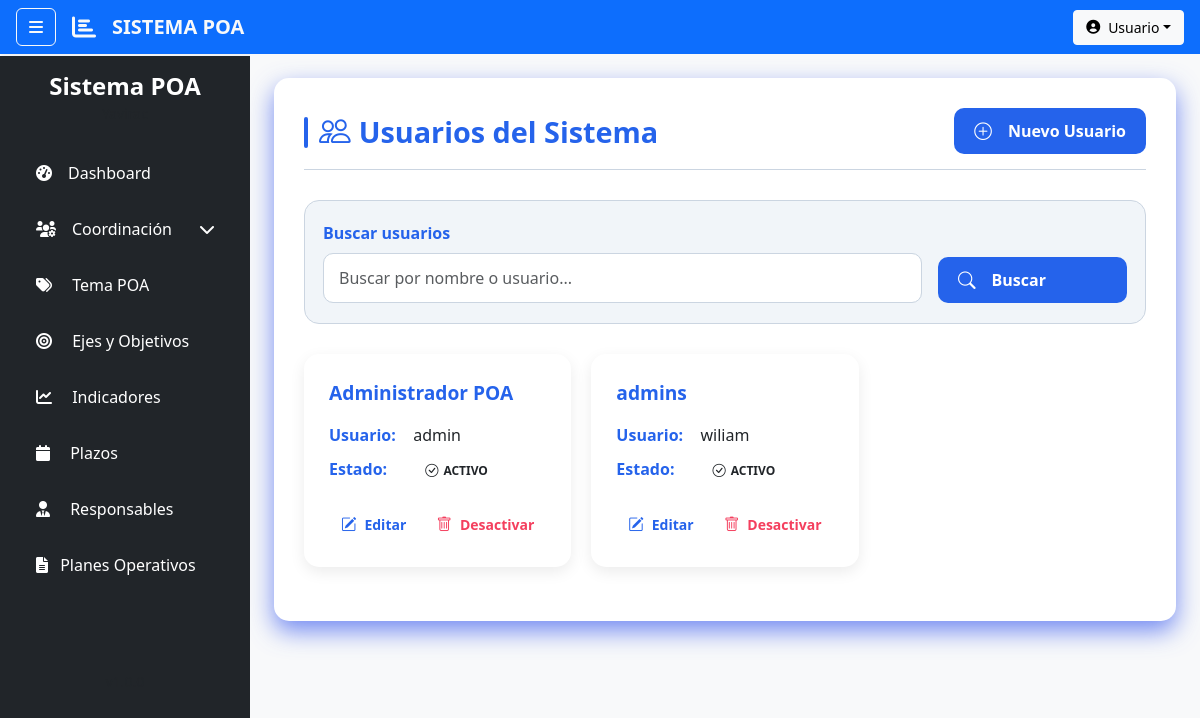
/index.php?action=usuarios (signed in), run on the app's committed database.
### tables this page shows
CREATE TABLE `usuarios` (
  `id_usuario` int(11) NOT NULL,
  `nombres` varchar(100) NOT NULL,
  `usuario` varchar(50) NOT NULL,
  `password` varchar(255) NOT NULL,
  `estado` enum('ACTIVO','INACTIVO') DEFAULT 'ACTIVO',
  `fecha_creacion` timestamp NOT NULL DEFAULT current_timestamp()
);

### controllers/UsuarioController.php (called while the page is built, shortened)
<?php
require_once __DIR__ . '/../models/Usuario.php';
class UsuarioController {
    public function index() {
        $search = $_GET['search'] ?? '';
        $usuarios = Usuario::getAll($search);
        require_once 'views/layout/header.php';
        require_once 'views/usuarios/index.php';
        require_once 'views/layout/footer.php';
    }
}

### models/Usuario.php (called while the page is built, shortened)
<?php
class Usuario {
    public static function getAll($search = '') {
        $db = Database::connect();
        $sql = "SELECT id_usuario, nombres, usuario, estado FROM usuarios";
        $params = [];
        $sql .= " ORDER BY id_usuario ASC";
        $stmt = $db->prepare($sql);
        $stmt->execute($params);
        return $stmt->fetchAll(PDO::FETCH_ASSOC);
    }
}

### views/usuarios/index.php (the view, shortened to what this page needs)
<!DOCTYPE html>
<html lang="es">
<head>
    <link href="https://cdn.jsdelivr.net/npm/bootstrap@5.3.0-alpha1/dist/css/bootstrap.min.css" rel="stylesheet">
    <link rel="stylesheet" href="https://cdn.jsdelivr.net/npm/bootstrap-icons@1.10.3/font/bootstrap-icons.css">
    <link rel="stylesheet" href="public/css/usuarios.css">
</head>
<body>
    <div class="container-fluid">
        <div class="page-header">
            <h2><i class="bi bi-people me-2"></i>Usuarios del Sistema</h2>
            <button class="btn btn-primary btn-modern" data-bs-toggle="modal" data-bs-target="#modalCrear">
                <i class="bi bi-plus-circle me-2"></i>Nuevo Usuario
            </button>
        </div>
        <div class="search-container">
            <form method="GET" action="index.php" class="row g-3">
                <div class="col-md-9">
                    <label class="form-label">Buscar usuarios</label>
                    <input type="text"
                           name="search"
                           class="form-control"
                           placeholder="Buscar por nombre o usuario..."
                           value="<?= htmlspecialchars($_GET['search'] ?? '') ?>">
                </div>
                <div class="col-md-3 d-flex align-items-end">
                    <button class="btn btn-primary btn-modern w-100">
                        <i class="bi bi-search me-2"></i> Buscar
                    </button>
                </div>
            </form>
        </div>
        <div class="row">
            <?php foreach ($usuarios as $i => $u): ?>
            <div class="col-md-4 mb-4">
                <div class="card user-card" style="--i: <?= $i ?>;">
                    <div class="card-body">
                        <div class="user-name"><?= htmlspecialchars($u['nombres']) ?></div>
                        <div class="user-info">
                            <p><strong>Usuario:</strong> <?= $u['usuario'] ?></p>
                            <p><strong>Estado:</strong>
                                <span class="status-badge status-<?= strtolower($u['estado']) ?>">
                                    <i class="bi bi-<?= $u['estado']=='ACTIVO'?'check-circle':'x-circle' ?>"></i>
                                    <?= $u['estado'] ?>
                                </span>
                            </p>
                        </div>
                        <div class="d-flex justify-content-between">
                            <button class="btn btn-outline-primary btn-sm btn-modern"
                                    data-bs-toggle="modal"
                                    data-bs-target="#modalEditar<?= $u['id_usuario'] ?>">
                                <i class="bi bi-pencil-square"></i> Editar
                            </button>
                            <a href="index.php?action=eliminarUsuario&id=<?= $u['id_usuario'] ?>"
                               class="btn btn-outline-danger btn-sm btn-modern"
                               onclick="return confirm('¿Está seguro de desactivar este usuario?')">
                                <i class="bi bi-trash"></i> Desactivar
                            </a>
                        </div>
                    </div>
                </div>
            </div>
            <?php endforeach; ?>
        </div>
    </div>
</body>
</html>

### public/css/styles.css (style rules this page uses)
body:not(.login-page) { overflow: hidden; height: 100vh; }

### public/css/usuarios.css (style rules this page uses)
:root { --primary-color: #2563eb; --secondary-color: #2563eb; --accent-color: #2563eb; --light-color: #f8f9fa; --dark-color: #212529; --success-color: #4ade80; --danger-color: #f43f5e; --warning-color: #f59e0b; --info-color: #0ea5e9; --gray-light: #f1f5f9; --gray-medium: #cbd5e1; --border-radius: 15px; --box-shadow: 0 10px 25px #4362eebb; --box-shadow-hover: 0 15px 35px rgba(0, 0, 0, 0.301); --transition: all 0.3s ease; }
.container-fluid { padding: 30px; background-color: white; border-radius: var(--border-radius); box-shadow: var(--box-shadow); margin-bottom: 30px; }
.page-header { display: flex; justify-content: space-between; align-items: center; margin-bottom: 30px; padding-bottom: 15px; border-bottom: 1px solid var(--gray-medium); }
.page-header h2 { font-weight: 700; color: var(--primary-color); font-size: 1.8rem; position: relative; padding-left: 15px; margin: 0; }
.page-header h2:before { content: ""; position: absolute; left: 0; top: 5px; height: 80%; width: 4px; background-color: var(--accent-color); border-radius: 4px; }
.btn-modern { border-radius: 10px; font-weight: 600; padding: 10px 20px; transition: var(--transition); display: inline-flex; align-items: center; gap: 8px; border: none; }
.btn-primary { background-color: var(--primary-color); border-color: var(--primary-color); }
.btn-outline-primary { color: var(--primary-color); border-color: var(--primary-color); }
.btn-outline-danger { color: var(--danger-color); border-color: var(--danger-color); }
.btn-sm { padding: 6px 12px; font-size: 0.875rem; }
.search-container { background-color: var(--gray-light); padding: 20px; border-radius: var(--border-radius); margin-bottom: 30px; border: 1px solid var(--gray-medium); }
.form-control, .form-select { border-radius: 10px; padding: 12px 15px; border: 1px solid var(--gray-medium); transition: var(--transition); }
.user-card { border: none; border-radius: var(--border-radius); box-shadow: 0 5px 15px rgba(0, 0, 0, 0.08); transition: var(--transition); height: 100%; }
.card-body { padding: 25px; }
.user-name { font-weight: 700; color: var(--primary-color); font-size: 1.2rem; margin-bottom: 15px; }
.user-info { margin-bottom: 20px; }
.user-info p { margin-bottom: 8px; color: var(--dark-color); }
.user-info strong { color: var(--primary-color); min-width: 80px; display: inline-block; }
.status-badge { font-weight: 600; padding: 6px 12px; border-radius: 20px; font-size: 0.75rem; display: inline-flex; align-items: center; gap: 5px; border: none; }
.form-label { font-weight: 600; color: var(--secondary-color); margin-bottom: 8px; display: block; }
.user-card { animation: fadeIn 0.5s ease forwards; animation-delay: calc(var(--i) * 0.05s); opacity: 0; }
.row { margin-left: -10px; margin-right: -10px; }
.col-md-4 { padding-left: 10px; padding-right: 10px; }
.bi { font-size: 1.1em; }

### data on the page
usuarios: $i 0 (drawn), nombres "Administrador POA", usuario "admin", estado "ACTIVO"
usuarios: $i 1 (drawn), nombres "admins", usuario "wiliam", estado "ACTIVO"

### other printed values
$_SESSION['usuario']['nombre'] "Usuario"
